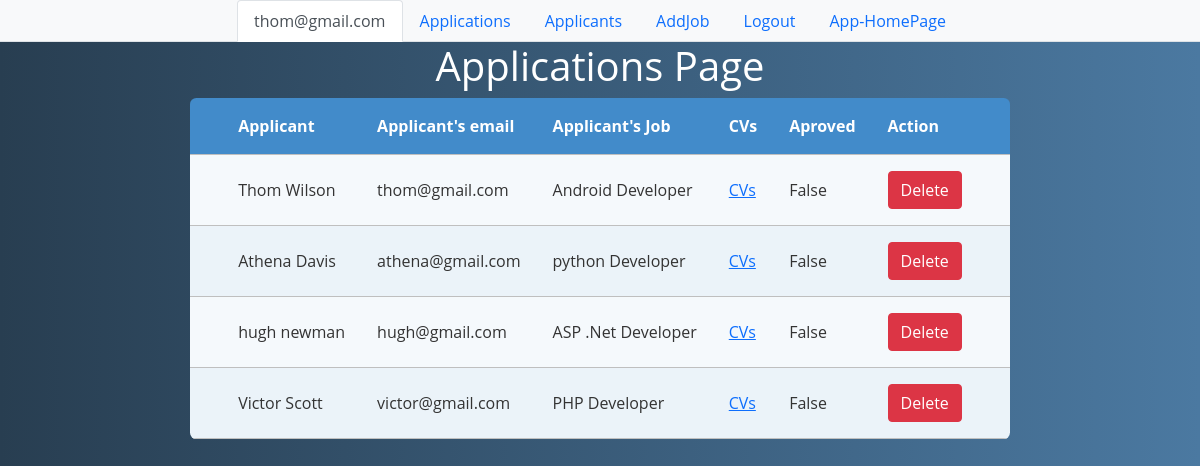
Screenshot of /admin_side_ApplicationsPage/ (signed in) with the database file from the repository.
### app/models.py (models this page shows, shortened)
class Jobseeker(AbstractUser):
    phone_number = models.CharField(max_length=10, null=True, blank=True)
    is_verified = models.BooleanField(default=False)

class Application(models.Model):
    job = models.ForeignKey(Jobs, on_delete=models.SET_NULL, null=True)
    jobseeker = models.ForeignKey(Jobseeker, on_delete=models.SET_NULL, null=True)
    desc = models.CharField(max_length=1000)
    approve = models.BooleanField(default=False)
    file = models.FileField(upload_to="applicant/cv/", validators=[FileExtensionValidator(['pdf'])])

class Jobs(models.Model):
    jobname = models.CharField(max_length=100)
    company = models.CharField(max_length=100)
    description = models.CharField(max_length=100)
    pay = models.CharField(max_length=100)
    address = models.CharField(max_length=200)
    application_start_date = models.DateField(null=True)
    application_end_date = models.DateField(null=True)

### app/views.py (the view)
# urls.py: path("admin_side_ApplicationsPage/", views.admin_side_ApplicationsPage, name="admin_side_ApplicationsPage"),
def admin_side_ApplicationsPage(request):
    if request.user.is_authenticated:
        applications = Application.objects.all()
        jobs = Jobs.objects.all()
        return render(request, "admin/admin_side_ApplicationsPage.html",{'applications':applications,'jobs':jobs})
    alert = True
    return render(request, "admin/admin_side_ApplicationsPage.html", {'alert':alert})

### app/templates/admin/admin_side_ApplicationsPage.html (shortened to what this page needs)
{% extends 'admin/admin_base.html' %}
{% block body %}
<form method="POST">
<div class="container">
    <h1 class="text-white">Applications Page</h1>
    <table class="rwd-table">
        <tbody>
            <tr>
                <th></th>
                <th>Applicant</th>
                <th>Applicant's email</th>
                <th>Applicant's Job</th>
                <th>CVs</th>
                <th>Aproved</th>
                <th>Action</th>
                <th></th>
              </tr>
                  {% for application in applications %}
                  <tr>
                      <td></td>
                      <td>
                          {{application.jobseeker.first_name}} {{application.jobseeker.last_name}}
                    </td>
                      <td>
                          {{application.jobseeker.email}}
                    </td>
                    <td>
                        {{application.job.jobname}}
                    </td>
                    <td>
                        <a href="{{application.file.url}}" target="_blank">CVs</a>
                  </td>
                    <td>
                      {{application.approve}}
                    </td>
                    <td>
                        <a href="{% url 'delete_application' application.id %}" class="btn btn-danger" onclick="return confirm('Are you sure you want to delete this applicant?')">Delete</a>
                    </td>
                    <td></td>
                  </tr>
                  {% endfor %}
                </tbody>
            </table>
            <br/>
            <br/>
</div>
</form>
{% endblock body %}

### app/templates/admin/admin_base.html (shortened to what this page needs)
<!DOCTYPE html>
<html>
    <head>
        <link rel="stylesheet" href="">
            <link href="https://cdn.jsdelivr.net/npm/bootstrap@5.3.0-alpha1/dist/css/bootstrap.min.css" rel="stylesheet">
            <link href="https://cdn.jsdelivr.net/npm/sweetalert2@11.7.0/dist/sweetalert2.min.css" rel="stylesheet"></link>
            <link href="https://cdn.jsdelivr.net/npm/bootstrap@5.0.2/dist/css/bootstrap.min.css" rel="stylesheet"
>
    </head>
    <body>
        <nav class= "bg-body-tertiary sticky-top">
        <ul class="nav nav-tabs justify-content-center">
            <li class="nav-item">
              <a class="nav-link active" aria-current="page" href="/admin_dashboard/">{{request.user.email}}</a>
            </li>
            <li class="nav-item">
              <a class="nav-link" href={% url 'admin_side_ApplicationsPage' %}>Applications</a>
            </li>
            <li class="nav-item">
              <a class="nav-link" href={% url 'admin_side_Applicant' %}>Applicants</a>
            </li>
            <li class="nav-item">
              <a class="nav-link" href={% url 'admin_side_AddJob' %}>AddJob</a>
            </li>
            <li class="nav-item">
              <a class="nav-link" href="/logout/">Logout</a>
            </li>
            <li class="nav-item">
              <a class="nav-link" href={% url 'index' %}>App-HomePage</a>
            </li>
          </ul>
        </nav>
{% block body %}{% endblock body %}
    </body>
</html>

### app/templates/admin/admin_base.html (style rules this page uses)
* { font-family: 'Open Sans', sans-serif; }
.rwd-table { margin: auto; min-width: 300px; max-width: 100%; border-collapse: collapse; }
.rwd-table tr:first-child { border-top: none; background: #428bca; color: #fff; }
.rwd-table tr { border-top: 1px solid #ddd; border-bottom: 1px solid #ddd; background-color: #f5f9fc; }
.rwd-table tr:nth-child(odd):not(:first-child) { background-color: #ebf3f9; }
.rwd-table th { display: none; }
.rwd-table td { display: block; }
.rwd-table td:first-child { margin-top: .5em; }
.rwd-table td:last-child { margin-bottom: .5em; }
.rwd-table td:before { content: attr(data-th) ": "; font-weight: bold; width: 120px; display: inline-block; color: #000; }
.rwd-table th, .rwd-table td { text-align: left; }
.rwd-table { color: #333; border-radius: .4em; overflow: hidden; }
.rwd-table tr { border-color: #bfbfbf; }
.rwd-table th, .rwd-table td { padding: .5em 1em; }
@media screen and (min-width: 600px) { .rwd-table td:before { display: none; } }
@media screen and (min-width: 600px) { .rwd-table th, .rwd-table td { display: table-cell; padding: .25em .5em; } }
@media screen and (min-width: 600px) { .rwd-table th:first-child, .rwd-table td:first-child { padding-left: 0; } }
@media screen and (min-width: 600px) { .rwd-table th:last-child, .rwd-table td:last-child { padding-right: 0; } }
@media screen and (min-width: 600px) { .rwd-table th, .rwd-table td { padding: 1em !important; } }
body { background: #4B79A1; background: -webkit-linear-gradient(to left, #4B79A1 , #283E51); background: linear-gradient(to left, #4B79A1 , #283E51); }
h1 { text-align: center; font-size: 2.4em; color: #f2f2f2; }
.container { display: block; text-align: center; }

### rows the page displays
Jobseeker: user.email "thom@gmail.com"
Application: jobseeker.first_name "Thom", jobseeker.last_name "Wilson", jobseeker.email "thom@gmail.com", job.jobname "Android Developer", approve "False"
Application: jobseeker.first_name "Athena", jobseeker.last_name "Davis", jobseeker.email "athena@gmail.com", job.jobname "python Developer", approve "False"
Application: jobseeker.first_name "hugh", jobseeker.last_name "newman", jobseeker.email "hugh@gmail.com", job.jobname "ASP .Net Developer", approve "False"
Application: jobseeker.first_name "Victor", jobseeker.last_name "Scott", jobseeker.email "victor@gmail.com", job.jobname "PHP Developer", approve "False"
